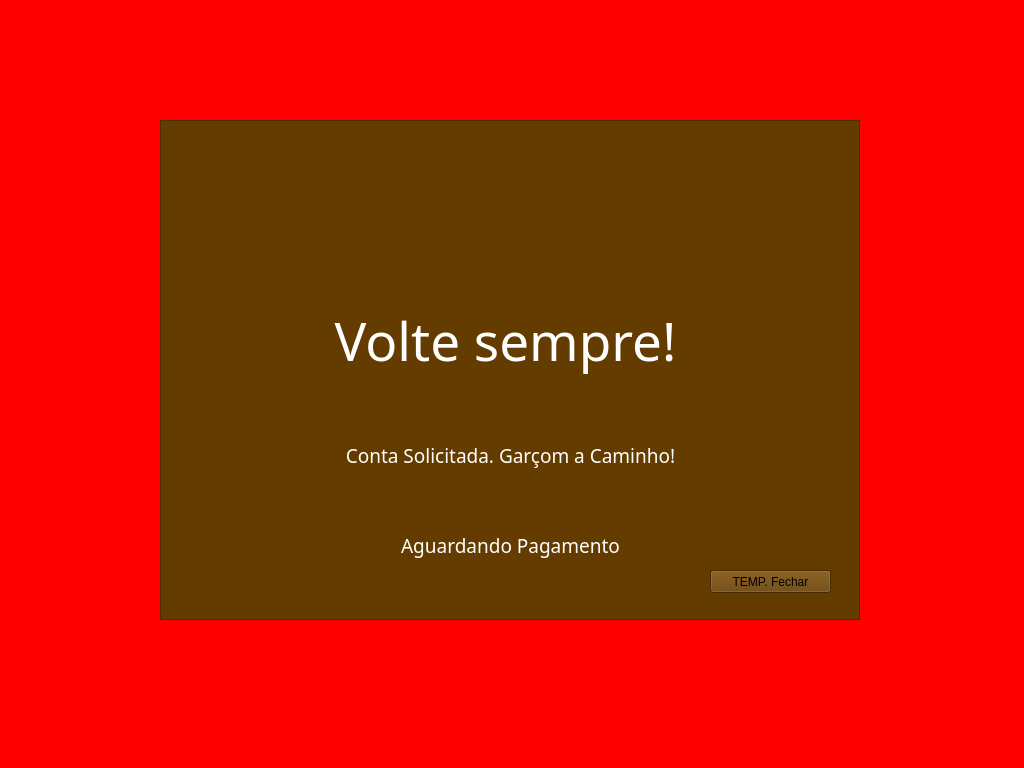
<?xml version="1.0" encoding="UTF-8"?>
<ui version="4.0">
 <class>finalizacao</class>
 <widget class="QMainWindow" name="finalizacao">
  <property name="geometry">
   <rect>
    <x>0</x>
    <y>0</y>
    <width>1024</width>
    <height>768</height>
   </rect>
  </property>
  <property name="minimumSize">
   <size>
    <width>1024</width>
    <height>768</height>
   </size>
  </property>
  <property name="maximumSize">
   <size>
    <width>1024</width>
    <height>768</height>
   </size>
  </property>
  <property name="windowTitle">
   <string>MainWindow</string>
  </property>
  <widget class="QWidget" name="centralwidget">
   <widget class="QFrame" name="frame">
    <property name="geometry">
     <rect>
      <x>0</x>
      <y>0</y>
      <width>1024</width>
      <height>768</height>
     </rect>
    </property>
    <property name="minimumSize">
     <size>
      <width>1024</width>
      <height>768</height>
     </size>
    </property>
    <property name="maximumSize">
     <size>
      <width>1024</width>
      <height>768</height>
     </size>
    </property>
    <property name="styleSheet">
     <string notr="true">background-color: rgb(255, 0, 0);
opacity: 0.2;</string>
    </property>
    <property name="frameShape">
     <enum>QFrame::StyledPanel</enum>
    </property>
    <property name="frameShadow">
     <enum>QFrame::Raised</enum>
    </property>
    <widget class="QFrame" name="frame_2">
     <property name="geometry">
      <rect>
       <x>160</x>
       <y>120</y>
       <width>700</width>
       <height>500</height>
      </rect>
     </property>
     <property name="font">
      <font>
       <family>GothicE</family>
       <pointsize>16</pointsize>
      </font>
     </property>
     <property name="styleSheet">
      <string notr="true">background-color: rgb(100, 60, 0);</string>
     </property>
     <property name="frameShape">
      <enum>QFrame::StyledPanel</enum>
     </property>
     <property name="frameShadow">
      <enum>QFrame::Raised</enum>
     </property>
     <widget class="QLabel" name="label_2">
      <property name="geometry">
       <rect>
        <x>100</x>
        <y>170</y>
        <width>491</width>
        <height>101</height>
       </rect>
      </property>
      <property name="font">
       <font>
        <family>GothicE</family>
        <pointsize>40</pointsize>
        <italic>false</italic>
        <bold>false</bold>
       </font>
      </property>
      <property name="styleSheet">
       <string notr="true">font: 40pt &quot;GothicE&quot;;
color: rgb(255, 255, 255);</string>
      </property>
      <property name="text">
       <string>Volte sempre!</string>
      </property>
      <property name="alignment">
       <set>Qt::AlignCenter</set>
      </property>
     </widget>
     <widget class="QPushButton" name="temp_fechar">
      <property name="geometry">
       <rect>
        <x>550</x>
        <y>450</y>
        <width>121</width>
        <height>23</height>
       </rect>
      </property>
      <property name="styleSheet">
       <string notr="true">color: rgb(0, 0, 0);</string>
      </property>
      <property name="text">
       <string>TEMP. Fechar</string>
      </property>
     </widget>
     <widget class="QLabel" name="label_4">
      <property name="geometry">
       <rect>
        <x>150</x>
        <y>410</y>
        <width>401</width>
        <height>31</height>
       </rect>
      </property>
      <property name="font">
       <font>
        <family>GothicE</family>
        <pointsize>14</pointsize>
        <italic>false</italic>
        <bold>false</bold>
       </font>
      </property>
      <property name="styleSheet">
       <string notr="true">font: 14pt &quot;GothicE&quot;;
color: rgb(255, 255, 255);</string>
      </property>
      <property name="text">
       <string>Aguardando Pagamento</string>
      </property>
      <property name="alignment">
       <set>Qt::AlignCenter</set>
      </property>
     </widget>
     <widget class="QLabel" name="label_5">
      <property name="geometry">
       <rect>
        <x>100</x>
        <y>320</y>
        <width>501</width>
        <height>31</height>
       </rect>
      </property>
      <property name="font">
       <font>
        <family>GothicE</family>
        <pointsize>14</pointsize>
        <italic>false</italic>
        <bold>false</bold>
       </font>
      </property>
      <property name="styleSheet">
       <string notr="true">font: 14pt &quot;GothicE&quot;;
color: rgb(255, 255, 255);</string>
      </property>
      <property name="text">
       <string>Conta Solicitada. Garçom a Caminho!</string>
      </property>
      <property name="alignment">
       <set>Qt::AlignCenter</set>
      </property>
     </widget>
     <widget class="QLabel" name="label_3">
      <property name="geometry">
       <rect>
        <x>20</x>
        <y>360</y>
        <width>111</width>
        <height>121</height>
       </rect>
      </property>
      <property name="text">
       <string/>
      </property>
      <property name="pixmap">
       <pixmap resource="recursos.qrc">:/imagens/images/flor.png</pixmap>
      </property>
      <property name="scaledContents">
       <bool>true</bool>
      </property>
     </widget>
     <widget class="QLabel" name="label_6">
      <property name="geometry">
       <rect>
        <x>530</x>
        <y>20</y>
        <width>150</width>
        <height>150</height>
       </rect>
      </property>
      <property name="text">
       <string/>
      </property>
      <property name="pixmap">
       <pixmap resource="recursos.qrc">:/imagens/images/logo_hydra_burger.png</pixmap>
      </property>
      <property name="scaledContents">
       <bool>true</bool>
      </property>
     </widget>
     <zorder>label_3</zorder>
     <zorder>label_2</zorder>
     <zorder>temp_fechar</zorder>
     <zorder>label_4</zorder>
     <zorder>label_5</zorder>
     <zorder>label_6</zorder>
    </widget>
    <widget class="QLabel" name="label">
     <property name="geometry">
      <rect>
       <x>0</x>
       <y>0</y>
       <width>1024</width>
       <height>768</height>
      </rect>
     </property>
     <property name="text">
      <string/>
     </property>
     <property name="pixmap">
      <pixmap resource="recursos.qrc">:/imagens/images/background_cliente.png</pixmap>
     </property>
     <property name="scaledContents">
      <bool>true</bool>
     </property>
    </widget>
    <zorder>label</zorder>
    <zorder>frame_2</zorder>
   </widget>
  </widget>
  <widget class="QMenuBar" name="menubar">
   <property name="geometry">
    <rect>
     <x>0</x>
     <y>0</y>
     <width>1024</width>
     <height>25</height>
    </rect>
   </property>
  </widget>
 </widget>
 <resources>
  <include location="recursos.qrc"/>
 </resources>
 <connections/>
</ui>
